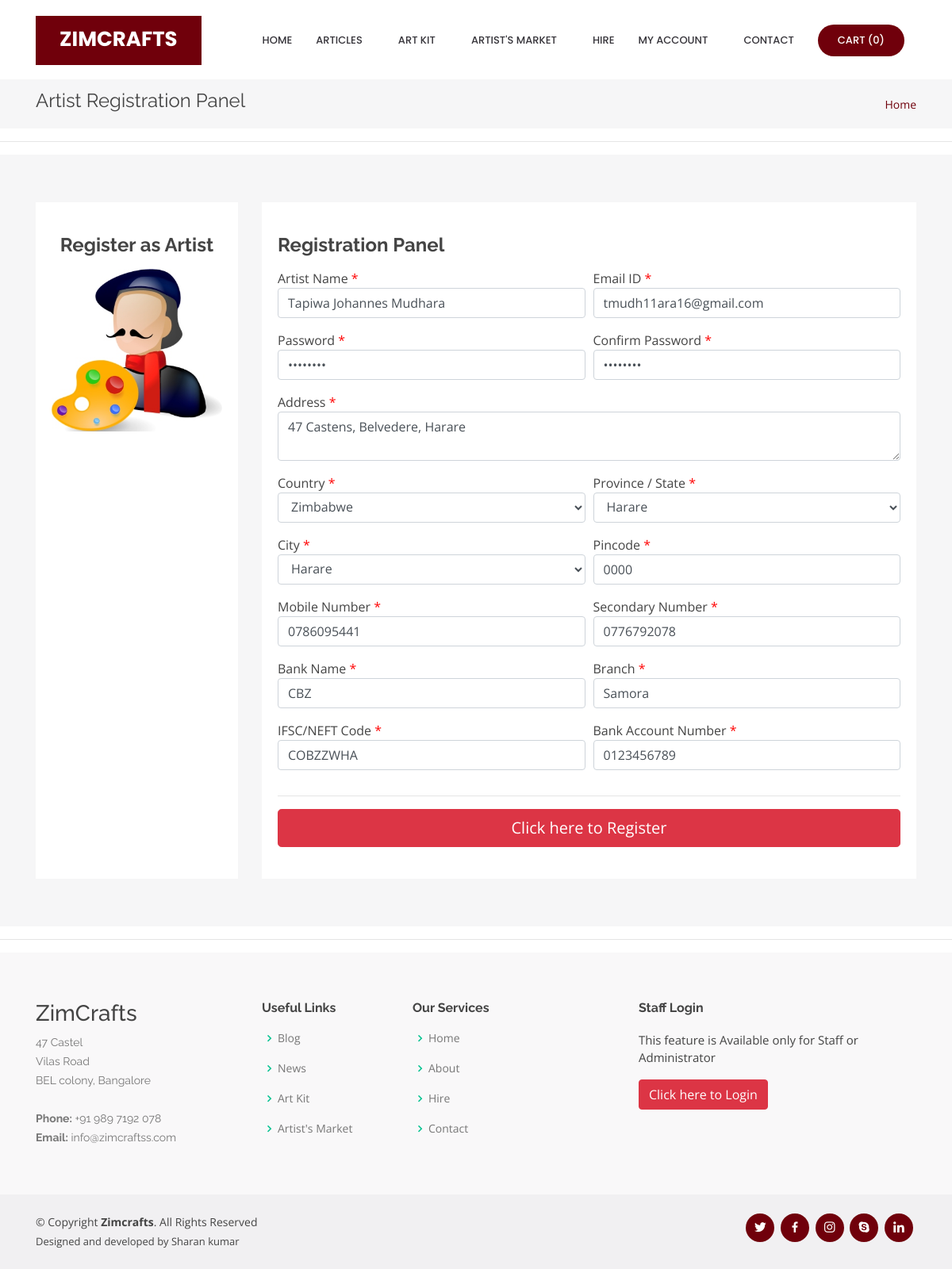
/artist.php?editid=4, run on the app's committed database.
### tables this page shows
CREATE TABLE `artist` (
  `artist_id` int(10) NOT NULL,
  `artist_name` varchar(25) NOT NULL,
  `artist_address` text NOT NULL,
  `state_id` int(10) NOT NULL,
  `country_id` int(10) NOT NULL,
  `city_id` int(10) NOT NULL,
  `pincode` varchar(10) NOT NULL,
  `contact_number` varchar(15) NOT NULL,
  `mobile_no` varchar(10) NOT NULL,
  `email_id` varchar(100) NOT NULL,
  `password` varchar(25) NOT NULL,
  `bank_name` varchar(50) NOT NULL,
  `bank_branch` varchar(50) NOT NULL,
  `bank_IFSC` varchar(25) NOT NULL,
  `bank_acno` varchar(25) NOT NULL,
  `status` varchar(10) NOT NULL
);

### smsapi.php (called while the page is built, shortened)
<?php
$smsstatus = "Disabled";
?>

### artist.php (the view, shortened to what this page needs)
<?php
include("header.php");
if(isset($_GET['editid']))
{
	$sql = "SELECT * FROM artist WHERE artist_id='$_GET[editid]'";
	$qsql = mysqli_query($con,$sql);
	$rsedit = mysqli_fetch_array($qsql);
}
?>
  <main id="main">
    <section id="breadcrumbs" class="breadcrumbs">
      <div class="container">
        <div class="d-flex justify-content-between align-items-center">
          <h2>Artist Registration Panel</h2>
          <ol>
            <li><a href="index.php">Home</a></li>
          </ol>
        </div>
      </div>
    </section>
<hr>
    <section id="services" class="services section-bg">
      <div class="container">
        <div class="row">
          <div class="col-lg-12">
            <div class="row">
              <div class="col-md-3 d-flex align-items-stretch mt-4 mt-lg-0">
                <div class="icon-box" data-aos="zoom-in" data-aos-delay="200" style="width: 100%;">
                  <h4>Register as Artist</h4>
                  <img src="images/farmer%20icon.jpg" style="width: 100%;">
                </div>
              </div>
              <div class="col-md-9 d-flex align-items-stretch">
                <div class="icon-box" data-aos="zoom-in" data-aos-delay="100" style="width: 100%;text-align: left;">
<form method="post" action="" name="frmsellreg">
                  <h4>Registration Panel</h4>
<div class="form-row">
	<div class="col-md-6 form-group">
	Artist Name  <font color="#FF0000">*</font>
	  <input type="text" name="artistname" id="artistname" value="<?php echo $rsedit['artist_name']; ?>" autofocus class="form-control" >
	</div>
	<div class="col-md-6 form-group">
	Email ID <font color="#FF0000">*</font>
	  <input type="email" name="emailid" id="emailid" value="<?php echo $rsedit['email_id']; ?>" class="form-control" >
	</div>
	<div class="col-md-6 form-group">
	Password <font color="#FF0000">*</font>
	  <input type="password" name="password" id="password" value="<?php echo $rsedit['password']; ?>" class="form-control" >
	</div>
	<div class="col-md-6 form-group">
	Confirm Password <font color="#FF0000">*</font>
	  <input type="password" name="cpassword" id="cpassword" value="<?php echo $rsedit['password']; ?>" class="form-control" >
	</div>
	<div class="col-md-12 form-group">
	 Address <font color="#FF0000">*</font>
	  <textarea name="artistaddress" id="artistaddress" class="form-control"><?php echo $rsedit['artist_address']; ?></textarea>
	</div>
	<div class="col-md-6 form-group">
	Country <font color="#FF0000"> *</font>
	  <select name="country" id="country" onChange="loadstate(this.value)" class="form-control">
		  <?php
		  $sql1 = "SELECT * FROM country where status='Active'";
			$qsql1 =mysqli_query($con,$sql1);
		  while($rssql1 = mysqli_fetch_array($qsql1))
		  {
			  if($rssql1['country_id'] == $rsedit['country_id'] )
			  {
			  echo "<option value='$rssql1[country_id]' selected>$rssql1[country]</option>";
			  }
			  else
			  {
			  echo "<option value='$rssql1[country_id]'>$rssql1[country]</option>";
			  }
		  }
		  ?>
		</select>
	</div>
	<div class="col-md-6 form-group">
	Province / State <font color="#FF0000"> *</font>
	  <span id='loadstate'><?php include("ajaxstate.php"); ?></span>
	</div>
	<div class="col-md-6 form-group">
	City <font color="#FF0000"> *</font>
	  <span id='loadcity'><?php include("ajaxcity.php"); ?></span>
	</div>
	<div class="col-md-6 form-group">
	Pincode <font color="#FF0000"> *</font>
	  <input type="number" name="pincode" id="pincode" value="<?php echo $rsedit['pincode']; ?>" class="form-control">
	</div>
	<div class="col-md-6 form-group">
	Mobile Number <font color="#FF0000"> *</font>
	  <input type="number" name="mbnumber" id="mbnumber" value="<?php echo $rsedit['mobile_no']; ?>" class="form-control">
	</div>
	<div class="col-md-6 form-group">
	Secondary Number <font color="#FF0000"> *</font>
	  <input type="number" name="contactnumber" id="contactnumber" value="<?php echo $rsedit['contact_number']; ?>" class="form-control">
	</div>
	<div class="col-md-6 form-group">
	Bank Name  <font color="#FF0000">*</font>
	  <input type="text" name="bankname" id="bankname" value="<?php echo $rsedit['bank_name']; ?>" autofocus class="form-control" >
	</div>
	<div class="col-md-6 form-group">
	Branch  <font color="#FF0000">*</font>
	  <input type="text" name="branch" id="branch" value="<?php echo $rsedit['bank_branch']; ?>" autofocus class="form-control" >
	</div>
	<div class="col-md-6 form-group">
	IFSC/NEFT Code  <font color="#FF0000">*</font>
	  <input type="text" name="ifsccode" id="ifsccode" value="<?php echo $rsedit['bank_IFSC']; ?>" autofocus class="form-control" >
	</div>
	<div class="col-md-6 form-group">
	Bank Account Number  <font color="#FF0000">*</font>
	  <input type="text" name="bankacnumber" id="bankacnumber" value="<?php echo $rsedit['bank_acno']; ?>" autofocus class="form-control" >
	</div>
</div>
<hr>
	<?php include('smsapi.php'); ?>
	<?php if($smsstatus == "Enabled"){ ?>
	<button type="button" name="submitotp" id="submitotp" class="btn btn-danger btn-lg btn-block"  onclick="return validateartistreg()" >Click here to Register</button>
	<?php } else { ?>
	<button type="submit" name="submit" id="submit" class="btn btn-danger btn-lg btn-block"  onclick="return validateartistreg()" >Click here to Register</button>
	<?php } ?>
                </div>
              </div>
            </div>
          </div>
        </div>
      </div>
    </section>
<hr>
  </main>
<?php
include("footer.php");
?>

### assets/css/style.css (style rules this page uses)
body { font-family: "Open Sans", sans-serif; color: #444444; }
a { color: #70000b; }
h1, h2, h3, h4, h5, h6 { font-family: "Raleway", sans-serif; }
section { padding: 60px 0; overflow: hidden; }
.section-bg { background-color: #f6f6f7; }
.services .icon-box { text-align: center; padding: 40px 20px; transition: all ease-in-out 0.3s; background: #fff; }
.services .icon-box h4 { font-weight: 700; margin-bottom: 15px; font-size: 24px; }
.breadcrumbs { padding: 15px 0; background: #f6f6f7; margin-top: 100px; }
.breadcrumbs h2 { font-size: 24px; line-height: 1; font-weight: 400; }
.breadcrumbs ol { display: flex; flex-wrap: wrap; list-style: none; padding: 0; margin: 0; font-size: 14px; }

### data on the page
artist: artistname "Tapiwa Johannes Mudhara", emailid "tmudh11ara16@gmail.com", artistaddress "47 Castens, Belvedere, Harare", pincode "0000", mbnumber "0786095441", contactnumber "0776792078", bankname "CBZ", branch "Samora", ifsccode "COBZZWHA", bankacnumber "0123456789"

### other printed values
mysqli_num_rows($qsqlproduct_purchase_record) "0"
form field country "Zimbabwe"
form field state "Harare"
form field city "Harare"
